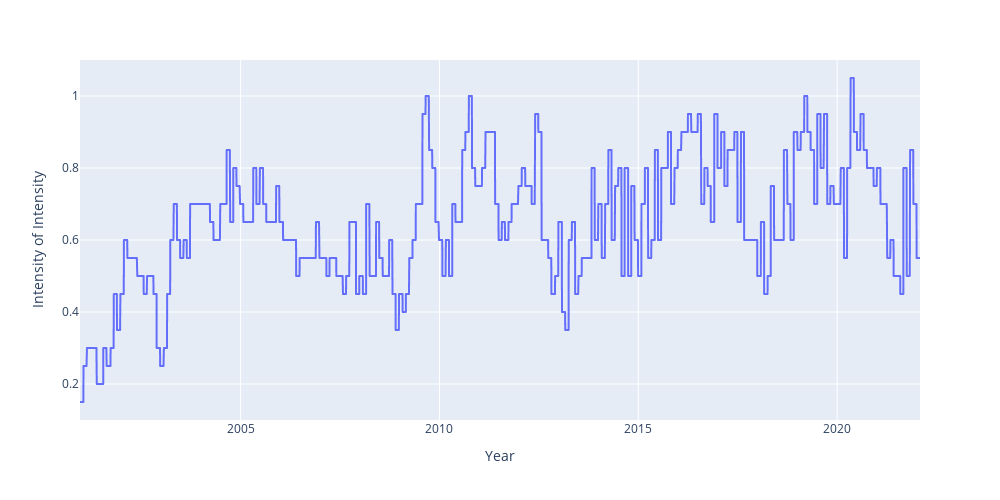

Notebook code for this chart:
### Code cell
fig = eval_model_outputs(res, intensity_of_intensity_list, show_fig=True)

### Figure 1 — Plotly figure (JSON) as saved in the notebook; plotly's stock layout.template omitted (floating-point values rounded to 4 significant figures; data arrays with more than 128 entries replaced by an {"elided": "..."} marker saying what was removed)
{"data": [{"hovertemplate": "variable=<br>rebalancing_date=%{x}<br>value=%{y}<extra></extra>", "legendgroup": "", "line": {"color": "#636efa", "dash": "solid"}, "marker": {"symbol": "circle"}, "mode": "lines", "name": "", "showlegend": false, "type": "scattergl", "x": {"elided": "5313 str values"}, "xaxis": "x", "y": {"elided": "5313 float values"}, "yaxis": "y"}], "layout": {"height": 500, "legend": {"title": {"text": "variable"}, "tracegroupgap": 0}, "margin": {"t": 60}, "width": 1000, "xaxis": {"anchor": "y", "domain": [0, 1], "title": {"text": "Year"}}, "yaxis": {"anchor": "x", "domain": [0, 1], "title": {"text": "Intensity of Intensity"}}}}
